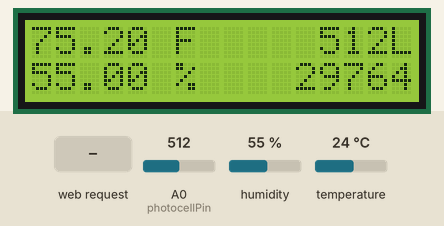
A sketch run on a simulated Arduino Uno, built with avr-gcc and run on an emulated ATmega328P. On the bench: 16×2 character LCD. Inputs (shaded band) come from the test bench; at power-on: humidity 55 %, A0 (photocellPin) = 512, temperature 24 °C. WiFi joins after 1.5 s; servers stay silent unless stated; what the sketch prints to the serial monitor is not drawn.

Above: at 2.2 s.
2.3 s: HTTP request GET /ping received
At 3.0 s:
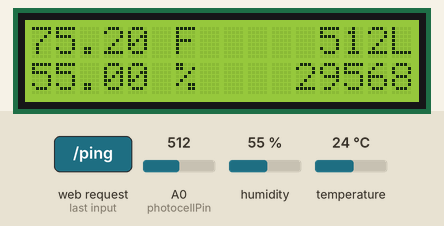
3.8 s: humidity set to 22 %
At 6.3 s:
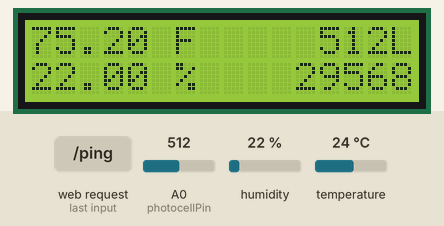
6.6 s: A0 (photocellPin) set to 716
At 8.0 s:
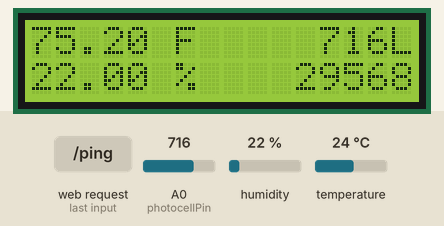
8.6 s: temperature set to 12 °C
At 10.4 s:
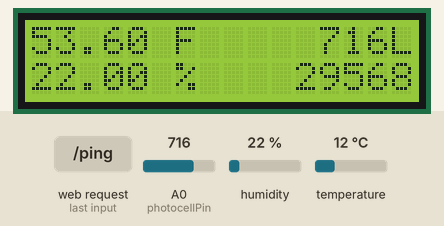
10.7 s: A0 (photocellPin) set to 900
At 11.9 s:
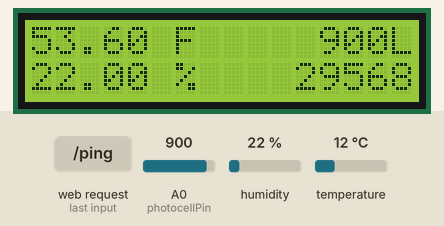
12.7 s: humidity set to 40 %
At 14.3 s:
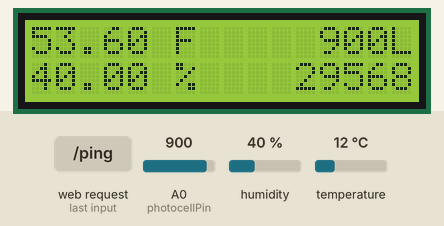
Timing chart, 0 to 15.7 s (numbered marks = the images above; inputs shaded):
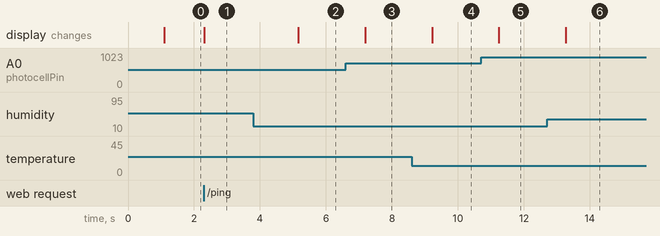

The sketch:

T_H_Server.ino
```cpp
#include <Ethernet.h>
#include "DHT.h"
#include <SPI.h>
#include <LiquidCrystal.h>

#define DHTPIN 2
#define DHTTYPE DHT11   // DHT 11

DHT dht(DHTPIN, DHTTYPE);
String readString = String(100);
String response = "";

// assign a MAC address for the ethernet controller.
// fill in your address here:
byte mac[] = {
  0x00, 0xAA, 0xBB, 0xCC, 0xDE, 0x02 };
// assign an IP address for the controller:
IPAddress ip(192,168,0,105);
IPAddress gateway(192,168,0,1);
IPAddress subnet(255, 255, 255, 0);


// Initialize the Ethernet server library
// with the IP address and port you want to use
// (port 80 is default for HTTP):
EthernetServer server(80);

LiquidCrystal lcd(7, 8, 9, 3, 5, 6);

float temperature = 0.0;
float humidity = 0.0;
long lastReadingTime = 0;

int photocellPin = 0;     // the cell and 10K pulldown are connected to a0
int photocellReading;     // the analog reading from the sensor divider

void setup() {
  Serial.begin(9600);
  Serial.println("Sentrino server online.");
  dht.begin();

  // set up LCD columns and rows
  lcd.begin(16, 2);

  // start the Ethernet connection and the server:
  Ethernet.begin(mac, ip);
  server.begin();

  // give the sensor and Ethernet shield time to set up:
  delay(1000);

}

void loop() {
  // check for a reading no more than once a second.
  if (millis() - lastReadingTime > 1000){
    humidity = dht.readHumidity();
    temperature = dht.readTemperature();
    photocellReading = analogRead(photocellPin);
      // timestamp the last time you got a reading:
      lastReadingTime = millis();
  }

  printStatus();
  //Serial.println(freeRam());
  //Serial.println(humidity);
  // listen for incoming Ethernet connections:
  listenForEthernetClients();
}

void listenForEthernetClients() {
  // listen for incoming clients
  EthernetClient client = server.available();
  if (client) {
    Serial.println("Incoming request...");
    // an http request ends with a blank line
    boolean currentLineIsBlank = true;
    while (client.connected()) {
      if (client.available()) {
        char c = client.read();

        //read char by char HTTP request
        if (readString.length() < 40) {
          //store characters to string
          readString.concat(c);
        }
        // if you've gotten to the end of the line (received a newline
        // character) and the line is blank, the http request has ended,
        // so you can send a reply

        if (c == '\n' && currentLineIsBlank) {
          String strcommand = parseURLForCommand(readString);
         // command = command.toCharArray();

         char __command[sizeof(strcommand)];
         strcommand.toCharArray(__command, sizeof(__command));

          Serial.print("Command: ");
          Serial.println(__command);

          if(strcmp(__command, "ping") == 0){
            response = ping();
          }
          if(strcmp(__command, "temp") == 0){
            response = temp();
          }
          if(strcmp(__command, "hmdy") == 0){
            response = hmdy();
          }
          if(strcmp(__command, "beep") == 0){
            response = beep();
          }
          if(strcmp(__command, "lght") == 0){
            response = lght();
          }
        }


        if (c == '\n' && currentLineIsBlank) {
          // send a standard http response header
          client.println("HTTP/1.1 200 OK");
          client.println("Content-Type: text/html");
          client.println();
          // print the current readings, in HTML format:
          client.println(response);
          break;
        }
        if (c == '\n') {
          // you're starting a new line
          currentLineIsBlank = true;
        }
        else if (c != '\r') {
          // you've gotten a character on the current line
          currentLineIsBlank = false;
        }
      }
    }
    // give the web browser time to receive the data
    delay(1);
    // close the connection:
    client.stop();
    readString="";
    response = "{\"error\":{\"err\":true, \"reason\":\"no_func\"}}";
  }
}

double Celcius2Fahrenheit(double celsius)
{
    return celsius * 9 / 5 + 32;
}

String parseURLForCommand(String inputString)
{
    int startCommandPosition = inputString.lastIndexOf('$$');
    return inputString.substring(startCommandPosition + 1, startCommandPosition + 5);
}

//Arduino response functions
String ping()
{
  String ping_response = "{\"error\":{\"err\":false},\"body\":{\"online\":true}}";
  return ping_response;
}

String temp()
{
  double t = Celcius2Fahrenheit(temperature);
  int temper = int(t * 100);
  char temp_response[65];
  sprintf(temp_response, "{\"error\":{\"err\":false}, \"body\":{\"temp\":%d}}", temper);
  return temp_response;
}

String hmdy() //humidity
{
  int humid = int(humidity * 100);
  char hmdy_response[65];
  sprintf(hmdy_response, "{\"error\":{\"err\":false}, \"body\":{\"hmdy\":%d}}", humid);
  Serial.println(hmdy_response);
  return hmdy_response;
}

String lght() //Light
{
  String lght_response = "{\"error\":{\"err\":false},\"body\":{\"lght\":true}}";
  return lght_response;
}

String beep() //Light
{
  String beep_response = "{\"error\":{\"err\":false},\"body\":{\"beep\":true}}";
  return beep_response;
}

int freeRam () {
  extern int __heap_start, *__brkval;
  int v;
  return (int) &v - (__brkval == 0 ? (int) &__heap_start : (int) __brkval);
}

void printStatus(){
  lcd.setCursor(0, 0);
  lcd.print(Celcius2Fahrenheit(temperature));
  lcd.print(" F");

  lcd.setCursor(12, 0);

  if (photocellReading < 100)
  {
    lcd.print(" ");
    if (photocellReading < 10)
    {
      lcd.print(" ");
    }
  }

  lcd.print(photocellReading);
  lcd.print("L");

  lcd.setCursor(0, 1);
  lcd.print(humidity);
  lcd.print(" %");
  lcd.setCursor(11, 1);
  if (freeRam() < 1000)
  {
    lcd.print(" ");
  }
  lcd.print(freeRam());
  lcd.print("b");
}
```

Measured:
- after the input at 2.3 s, the display: changes at once (image 1)
- after the input at 3.8 s, the display: changes after 1.4 s (image 2)
- after the input at 6.6 s, the display: changes after 0.58 s (image 3)
- after the input at 8.6 s, the display: changes after 0.61 s (image 4)
- after the input at 10.7 s, the display: changes after 0.54 s (image 5)
- after the input at 12.7 s, the display: changes after 0.57 s (image 6)
